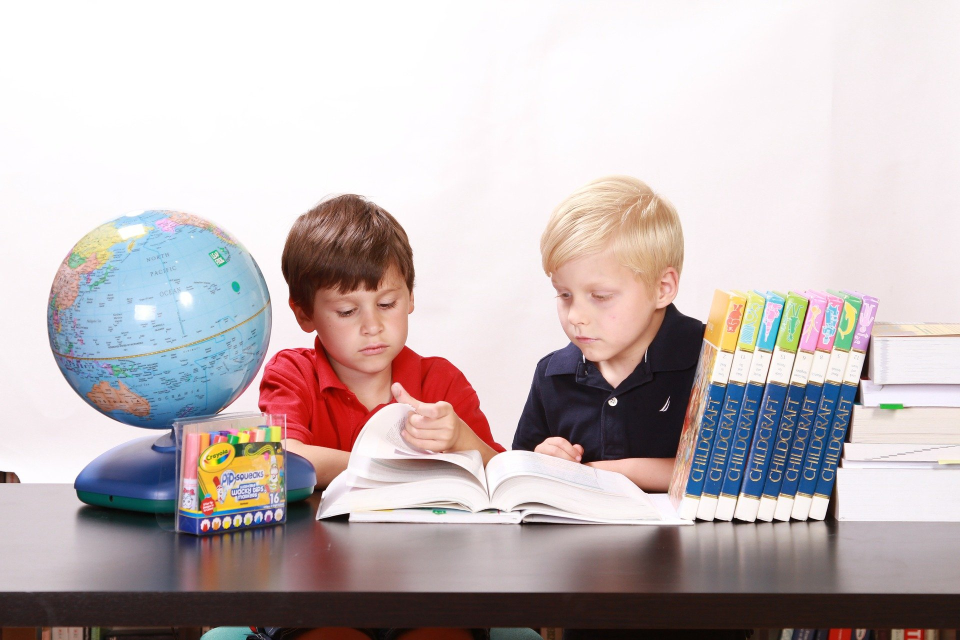
#> input picture images/image1.jpg, 1920 x 1280 px (shown at 1/2 size); its folder holds only this picture in this run
$ python face_detector.py
#> lines starting #> are read from the running program, lines starting #| are printed output that depends on the picture; after the words box and inside, x2 and y2 are one past the last pixel; in counts of white or black regions, pixels touching at a corner belong together
import os
import cv2


# confirm path
# print(cv2)
# '/Users/tiger/opt/anaconda3/envs/dl/lib/python3.7/site-packages/cv2/cv2.cpython-37m-darwin.so'

# count the number of images
DIR = './images'
N = sum(os.path.isfile(os.path.join(DIR, name)) for name in os.listdir(DIR))

# define cascade classifier
cascade = cv2.CascadeClassifier('/Users/tiger/opt/anaconda3/envs/dl/lib/python3.7/site-packages/cv2/data/haarcascade_frontalface_default.xml')


for i in range(N):
    # detect smile
    img = cv2.imread('./images/image' + str(i+1) + '.jpg')
#> img is the input picture: shape (1280, 1920, 3); mean B, G, R 185.5, 184.4, 195.3
    height = img.shape[0]
#> height = 1280
    width = img.shape[1]
#> width = 1920

    face = cascade.detectMultiScale(img)
#> face = [[364, 945, 33, 33], [1072, 519, 180, 180], [639, 547, 194, 194]]

    # make bounding boxes
    for (x, y, w, h) in face:
        cv2.rectangle(img, (x, y), (x+w, y+h), (0, 0, 200), thickness=2)
#> this loop made 3 passes
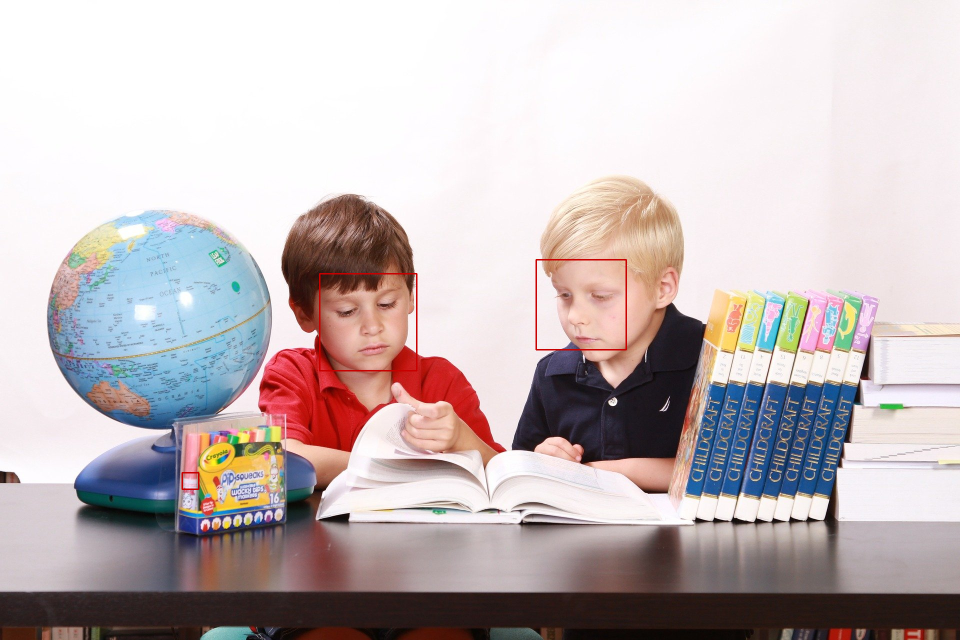
#> img: shape (1280, 1920, 3) (shown at 1/2 size); 0.2% of pixels changed, all inside (x1, y1, x2, y2) = (363, 518, 1254, 980)

    # show the image
    resized_img = cv2.resize(img,(width//2, height//2))
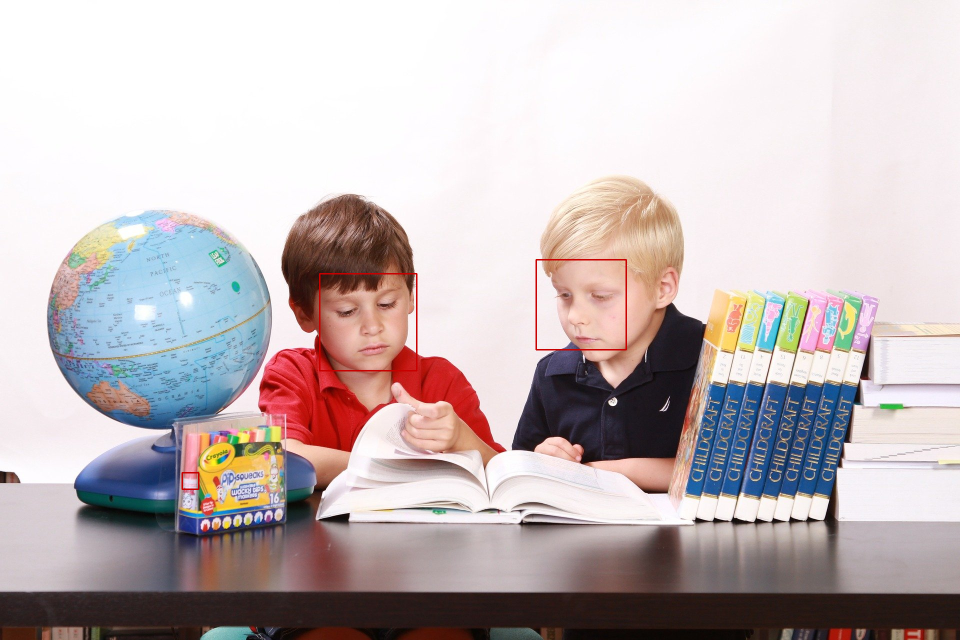
#> resized_img: shape (640, 960, 3); mean B, G, R 185.3, 184.3, 195.4
    cv2.imshow('image', resized_img)
    cv2.waitKey(0)
    cv2.destroyAllWindows()

    # save the image
    cv2.imwrite('./results/result' + str(i+1) + '.jpg', img)
